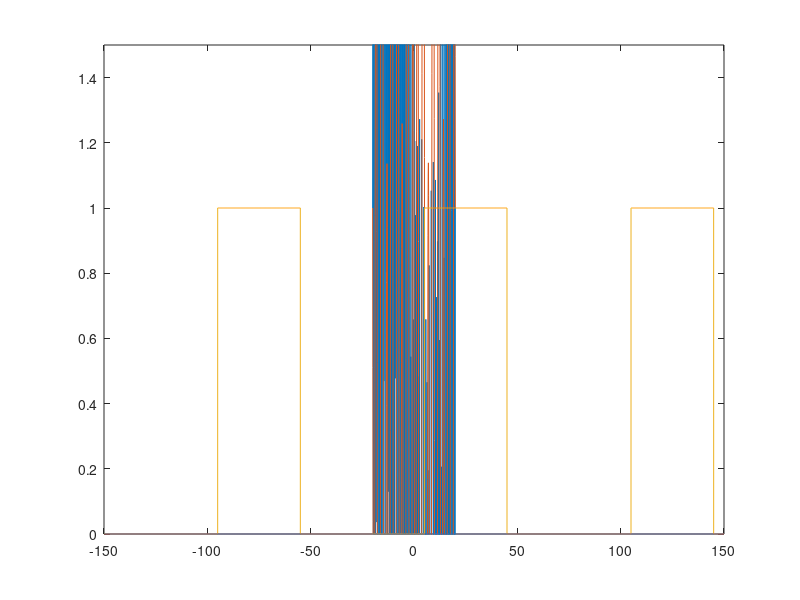

MATLAB code to generate this figure:
%% Oppgave 1
F = 700; 
Fs = 2800; %2800, 1190, 490 Hz
t = 0: 1/Fs :0.1;
y = sin(2*pi*F*t);
plot(t,y)
%sound(y,Fs)

%freqz(y,Fs)
%ck = fftshift(fft(y,2*length(y)));
%plot(y,ck)




%% 6.03 ?
Fs = 20;
t = linspace(-Fs,Fs, 200);
n = linspace(-Fs,Fs, 200/0.5);


xn = 2*cos(0.5*pi*n - pi/3) - 3*sin(0.8*pi*n);
xc = 2*cos(10*pi*t-pi/3) - 3*sin(16*pi*t);


plot(t,xc)
hold('on')
plot(n,xn)


%% Oppgave 6.17

FL = 105;
FH = 145;
dF = 0.01;
GB = 10;
FL2 = FL - GB/2;
FH2 = FH + GB/2;
Fs = 100;
F = -150:dF:150;
X = zeros(size(F));
XP = zeros(size(F));
XN = zeros(size(F));
for j = -10:10
    ind  = F > FL + j*Fs & F < FH + j*Fs;
    X(ind) = X(ind) + 1;
    XP(ind) = XP(ind) + 1;
end
ind = X == 0;
X(ind) = nan;
plot(F,XP, F, XN)
xlim([-150 150])
ylim([0 1.5])
